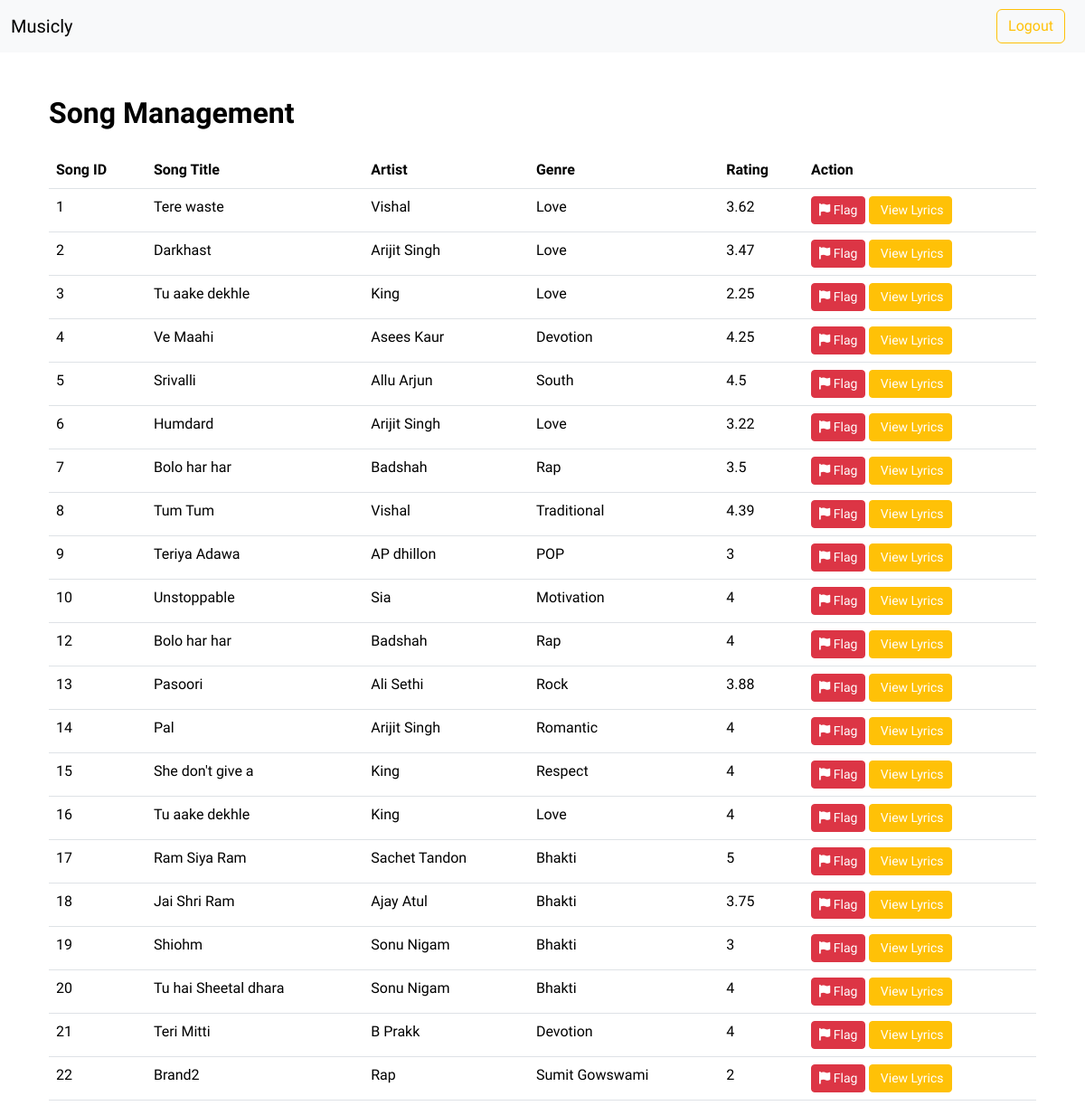
The page /adminHome/manageSongs (signed in) on the database as committed earlier.
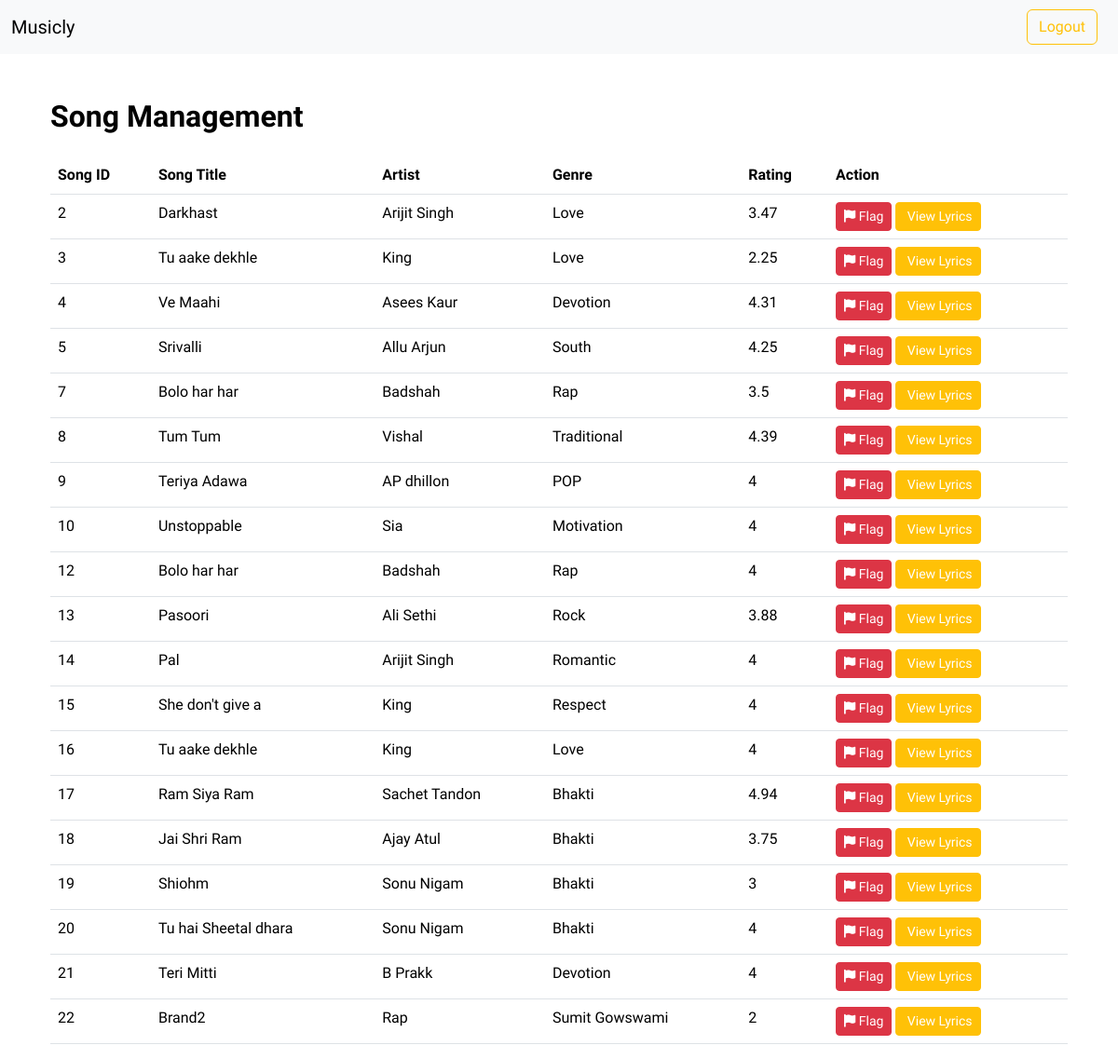
The same page on the database as committed later.
### models.py (models this page shows)
class Songs(db.Model):
    __tablename__ = 'Songs'
    id = db.Column(db.Integer, primary_key = True)
    name = db.Column(db.String(120), nullable=False)
    artist = db.Column(db.String(32))
    lyrics = db.Column(db.String(1024), nullable = False)
    rating = db.Column(db.Integer, nullable = False, default=0)
    genre = db.Column(db.String(26), nullable=False)
    filename = db.Column(db.String(255), nullable=False)
    imagepath = db.Column(db.String(255), nullable=False)
    album_id = db.Column(db.Integer, db.ForeignKey('Album.id'), nullable = False)
    CreatorId = db.Column(db.Integer, db.ForeignKey('User.id'), nullable = False)

### routes.py (the view)
@app.route('/adminHome/manageSongs')
@auth_required
@admin_auth_required
def manageSongs():
    songs = db.session.query(Songs).all()
    return render_template("manageSongs.html", songs = songs, user = User.query.get(session["user_id"]), need = True)

### routes.py (called while the page is built)
def auth_required(func):
    @wraps(func)
    def inner(*args, **kwargs):
        if "user_id" not in session:
            flash("Login required.", 'danger')
            return redirect(url_for("login"))
        return func(*args, **kwargs)
    return inner

def admin_auth_required(func):
    @wraps(func)
    def inner(*args, **kwargs):
        user = User.query.get(session.get("user_id"))
        if user.role == "admin":
            return func(*args, **kwargs)
        else:
            flash("Logged out ! You are not an Admin.", "danger")
            return redirect(url_for("logout"))
    return inner

### templates/manageSongs.html (shortened to what this page needs)
{% extends 'layout.html' %}
{% block content %}
<body>
<div class="container mt-5">
    <h2><strong>Song Management</strong></h2>
    <table class="table mt-4">
      <thead>
        <tr>
          <th>Song ID</th>
          <th>Song Title</th>
          <th>Artist</th>
          <th>Genre</th>
          <th>Rating</th>
          <th>Action</th>
        </tr>
      </thead>
      <tbody>
        {% for song in songs %}
        <tr>
          <td>{{song.id}}</td>
          <td>{{song.name}}</td>
          <td>{{song.artist}}</td>
          <td>{{song.genre}}</td>
          <td>{{song.rating}}</td>
          <td>
            <form>
              <button type="submit" class="btn btn-danger btn-sm"><i class="fas fa-flag"></i><a href="manageSongs/{{'flag'}}/{{song.id}}"> Flag</a></button>
              <button type="submit" class="btn btn-warning btn-sm"><a href="manageSongs/{{'lyrics'}}/{{song.id}}"> View Lyrics</a></button>
            </form>
          </td>
        </tr>
        {% endfor %}
      </tbody>
    </table>
  </div>
{% endblock %}

### templates/layout.html (shortened to what this page needs)
<!DOCTYPE html>
<html lang="en">
<head>
    <link href="https://cdn.jsdelivr.net/npm/bootstrap@5.3.2/dist/css/bootstrap.min.css" rel="stylesheet">
    <link rel="stylesheet" href="https://cdnjs.cloudflare.com/ajax/libs/font-awesome/6.4.2/css/all.min.css">
</head>
<body>
    {% include 'nav-auth.html' %}
    <div class="container">
        {% block content %} {% endblock %}
    </div>
</body>
</html>

### templates/nav-auth.html (shortened to what this page needs)
<nav class="navbar navbar-expand-lg bg-body-tertiary navbar-light bg-light">
  <div class="container-fluid">
      <a class="navbar-brand" href="/">Musicly</a>
      <div class="collapse navbar-collapse" id="navbarNav">
            {% if user %}
              {% if user.role=="admin" or need %}
              <ul class="navbar-nav ms-auto">
                <li class="nav-item">
                  <a href="{{url_for('logout')}}" class="btn btn-outline-warning bar">Logout</a>
                </li>
                </ul>
              {% endif %}
            {% endif %}
      </div>
    </div>
  </nav>

### templates/layout.html (style rules this page uses)
body { margin: 0; padding: 0; font-family: 'Balsamiq Sans', 'cursive'; background-color: #454f58; background: center/cover no-repeat url('../static/icons/bg1.jpg'); background-repeat: no-repeat; color: black; }

### templates/manageSongs.html (style rules this page uses)
a { text-decoration: none; color: white; }
body { background: center/cover no-repeat url('../static/icons/bg7.jpg'); }

### templates/nav-auth.html (style rules this page uses)
.navbar { width: 100%; padding: 0; }
.bar { margin: 10px; }

Rows that differ between the two databases and show on the page:
removed Songs: id "1", name "Tere waste", artist "Vishal", genre "Love", rating "3.62"
removed Songs: id "6", name "Humdard", artist "Arijit Singh", genre "Love", rating "3.22"
changed Songs "Ve Maahi": rating "4.25" → "4.31"
changed Songs "Srivalli": rating "4.5" → "4.25"
changed Songs "Teriya Adawa": rating "3" → "4"
changed Songs "Ram Siya Ram": rating "5" → "4.94"
